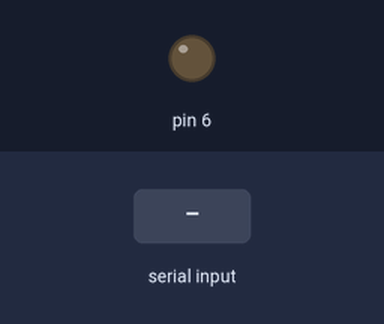
Recording of a sketch running on a simulated Arduino Uno, built with avr-gcc and run on an emulated ATmega328P. Parts: output pins drawn as LEDs (lit = HIGH). The inputs (shaded band) are chosen by the test bench.

Above: at 1.2 s.
1.3 s: "1" received over Serial
At 2.3 s:
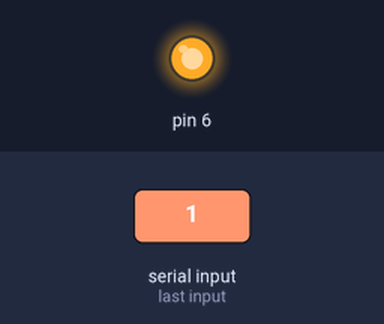
2.8 s: "0" received over Serial
At 3.4 s:
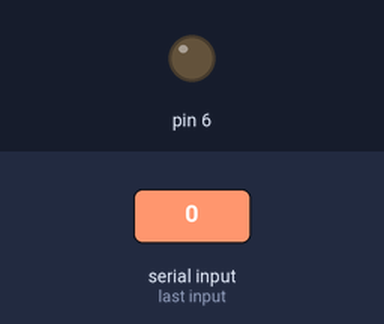
Timing chart, 0 to 5.8 s (numbered marks = the images above; inputs shaded):
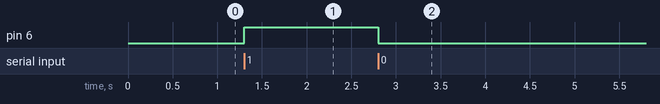

Measured:
- after the input at 1.3 s, pin 6: LOW → HIGH at once
- after the input at 2.8 s, pin 6: HIGH → LOW at once

The sketch:

led_test.ino
```cpp
void setup() {
  // initialize digital pin LED_BUILTIN as an output.
  pinMode(6, OUTPUT);
  Serial.begin(9600); //초당 9,600bit를 전송하도록 시리얼 통신 속도를 초기화, 아두이노와 PC가 같은 속도로 통신하기 위해 약속(프로토콜)을 맞추는 과정
}

void loop() {
  if(Serial.read() == '1'){
    digitalWrite(6, HIGH);
  }
  if(Serial.read() == '0'){
    digitalWrite(6, LOW);
  }       // wait for a second
}
```
